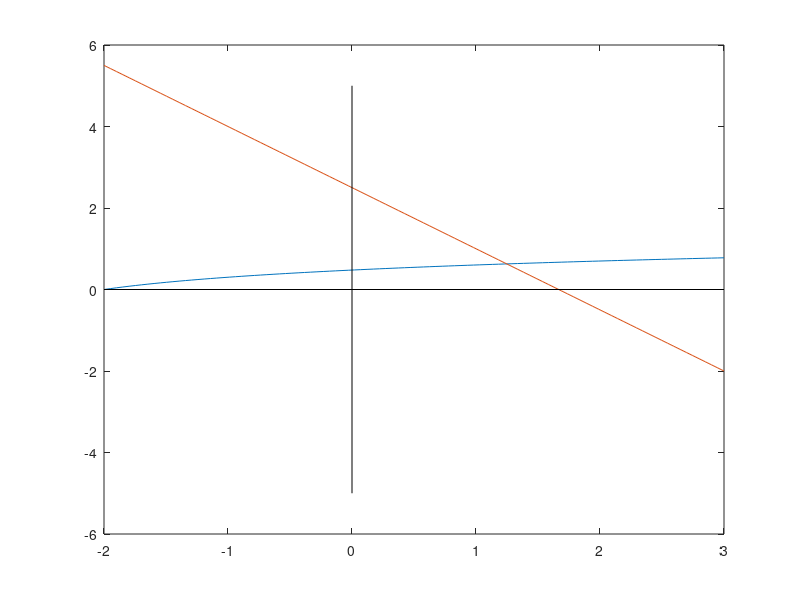

MATLAB code for this plot: (Note: this script raises an error after producing the figure.)
% L0125105_Lazuardi Akbar Imani
x = linspace(-2, 3);
f1 = @(x) log10(x + 3);
f2 = @(x) -1.5*x + 2.5;
y1 = f1(x);
y2 = f2(x);
plot(x, y1, x, y2)
line([-2, 3], [0, 0], 'color', 'k') 
line([0, 0], [-5, 5], 'color', 'k') 
gtext('y_1 = log10(x+3)')
gtext('y_2 = -1.5x + 2.5')
gtext('Akar')
